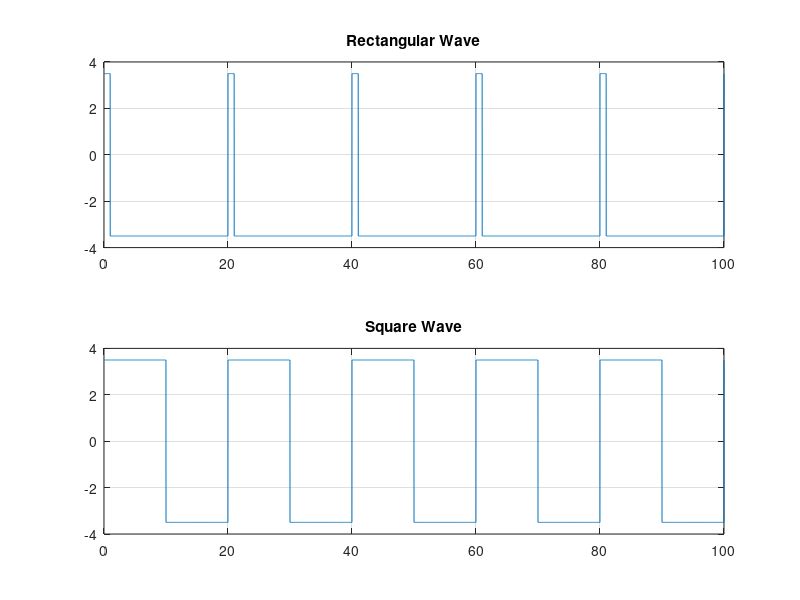

This figure's MATLAB source:
f=0.05;%frequency
a=3.5;%amplitude
fs=100;%sample frequency
dutycycle=5;%dutycyle
t=0:1/fs:dutycycle/f;%time period
subplot(2,1,1);%2 row 1 column 1st box
plot(t,a*square(2*pi*f*t,dutycycle));%rectangular wave
title('Rectangular Wave');%title of rectangular wave
grid on;%boxes on graph
subplot(2,1,2);%2 rows 1 column 2nd box
plot(t,a*square(2*pi*f*t,dutycycle*10));%square wave 
title('Square Wave');%title of square wave
grid on;%boxes on graph
